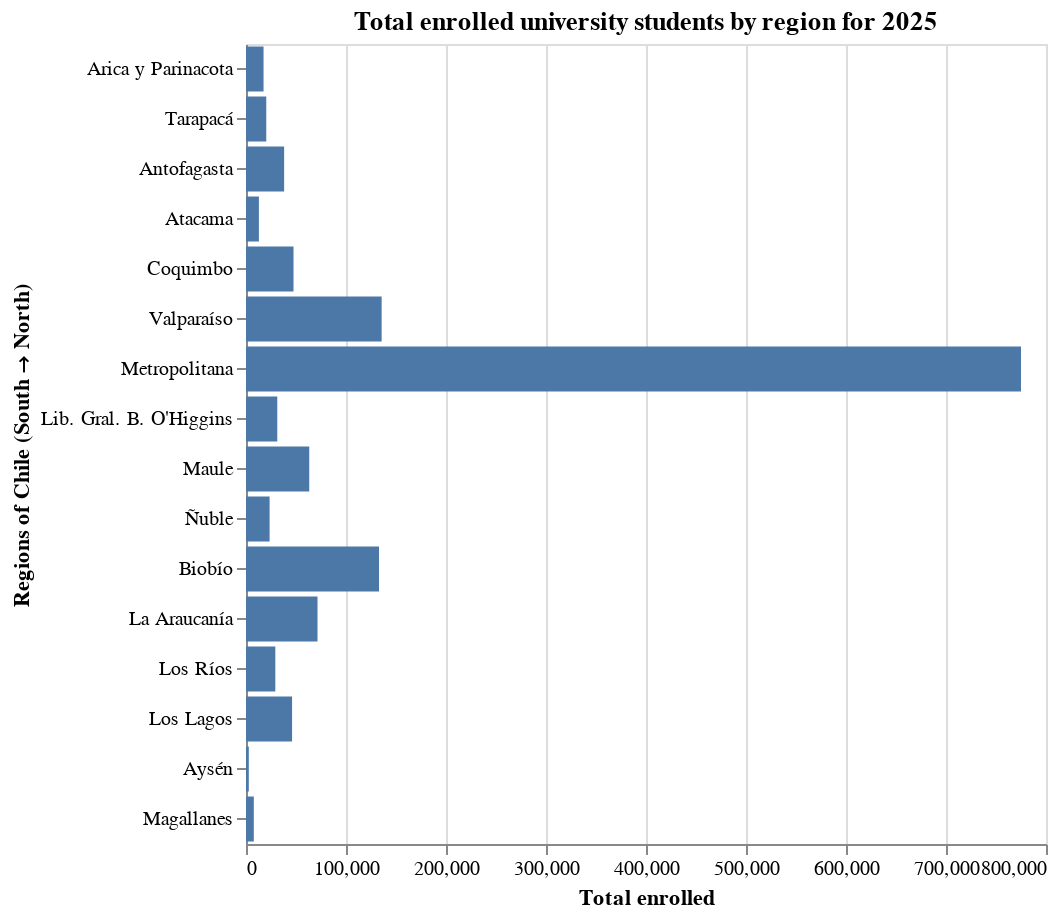

This figure's notebook cell:
### Markdown cell above
# **Fifth Chart: Where in Chile are they studying at 2025**

The following Chart shows the number of univerisity student in each region of
Chile ordered from north to South at 2025

### Code cell
cols_5 = ["año", "región"]
value_5 = "total matrícula"
df_5 = raw.groupby(cols_5)[value_5].sum().reset_index()
df_5 = df_5[df_5["año"] == 2025]
order_regions = ['Arica y Parinacota',
                 'Tarapacá',
                 'Antofagasta', 
                 'Atacama',
                 'Coquimbo', 
                 'Valparaíso',
                 'Metropolitana',
                 "Lib. Gral. B. O'Higgins",
                 'Maule',   
                 'Ñuble',
                 'Biobío',
                 'La Araucanía',
                 'Los Ríos',
                 'Los Lagos',
                 'Aysén',
                 'Magallanes']

chart_5 = alt.Chart(df_5).mark_bar().encode(
    x = alt.X("total matrícula").title("Total enrolled"),
    y = alt.Y("región", sort= order_regions).title("Regions of Chile (South → North)")
).properties(
    title="Total enrolled university students by region for 2025",
    width = 400,
    height = 400
)
chart_5

### Figure 1 — Vega-Lite specification as saved in the notebook (floating-point values rounded to 4 significant figures)
{"config": {"view": {"continuousWidth": 300, "continuousHeight": 300}}, "data": {"name": "data-23d9345dbc4999f95fa53799275dc050"}, "mark": {"type": "bar"}, "encoding": {"x": {"field": "total matrícula", "title": "Total enrolled", "type": "quantitative"}, "y": {"field": "región", "sort": ["Arica y Parinacota", "Tarapacá", "Antofagasta", "Atacama", "Coquimbo", "Valparaíso", "Metropolitana", "Lib. Gral. B. O'Higgins", "Maule", "Ñuble", "Biobío", "La Araucanía", "Los Ríos", "Los Lagos", "Aysén", "Magallanes"], "title": "Regions of Chile (South → North)", "type": "nominal"}}, "height": 400, "title": "Total enrolled university students by region for 2025", "width": 400, "$schema": "https://vega.github.io/schema/vega-lite/v5.20.1.json", "datasets": {"data-23d9345dbc4999f95fa53799275dc050": [{"año": 2025, "región": "Antofagasta", "total matrícula": 38121}, {"año": 2025, "región": "Arica y Parinacota", "total matrícula": 17553}, {"año": 2025, "región": "Atacama", "total matrícula": 12907}, {"año": 2025, "región": "Aysén", "total matrícula": 2799}, {"año": 2025, "región": "Biobío", "total matrícula": 133028}, {"año": 2025, "región": "Coquimbo", "total matrícula": 47508}, {"año": 2025, "región": "La Araucanía", "total matrícula": 71511}, {"año": 2025, "región": "Lib. Gral. B. O'Higgins", "total matrícula": 31269}, {"año": 2025, "región": "Los Lagos", "total matrícula": 46071}, {"año": 2025, "región": "Los Ríos", "total matrícula": 29318}, {"año": 2025, "región": "Magallanes", "total matrícula": 7808}, {"año": 2025, "región": "Maule", "total matrícula": 63245}, {"año": 2025, "región": "Metropolitana", "total matrícula": 774986}, {"año": 2025, "región": "Tarapacá", "total matrícula": 20264}, {"año": 2025, "región": "Valparaíso", "total matrícula": 135643}, {"año": 2025, "región": "Ñuble", "total matrícula": 23608}]}}
